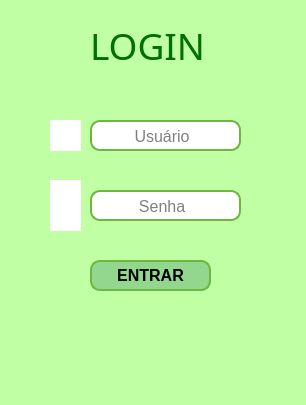
<?xml version="1.0" encoding="UTF-8"?>
<ui version="4.0">
 <class>MainWindow</class>
 <widget class="QMainWindow" name="MainWindow">
  <property name="geometry">
   <rect>
    <x>0</x>
    <y>0</y>
    <width>306</width>
    <height>405</height>
   </rect>
  </property>
  <property name="windowTitle">
   <string>MainWindow</string>
  </property>
  <property name="styleSheet">
   <string notr="true">background-color: rgb(192, 255, 164);</string>
  </property>
  <widget class="QWidget" name="centralwidget">
   <widget class="QLineEdit" name="login_Field">
    <property name="geometry">
     <rect>
      <x>90</x>
      <y>120</y>
      <width>151</width>
      <height>31</height>
     </rect>
    </property>
    <property name="font">
     <font>
      <family>Arial</family>
      <pointsize>12</pointsize>
     </font>
    </property>
    <property name="styleSheet">
     <string notr="true">background-color: rgb(255, 255, 255);
border: 2px solid  rgb(110, 182, 63);;
border-radius: 10px;
padding: 5px;</string>
    </property>
    <property name="placeholderText">
     <string>        Usuário</string>
    </property>
   </widget>
   <widget class="QLineEdit" name="password_Field">
    <property name="geometry">
     <rect>
      <x>90</x>
      <y>190</y>
      <width>151</width>
      <height>31</height>
     </rect>
    </property>
    <property name="font">
     <font>
      <family>Arial</family>
      <pointsize>12</pointsize>
     </font>
    </property>
    <property name="styleSheet">
     <string notr="true">background-color: rgb(255, 255, 255);
border: 2px solid  rgb(110, 182, 63);
border-radius: 10px;
padding: 5px;</string>
    </property>
    <property name="echoMode">
     <enum>QLineEdit::Password</enum>
    </property>
    <property name="placeholderText">
     <string>         Senha</string>
    </property>
   </widget>
   <widget class="QLabel" name="label_background">
    <property name="geometry">
     <rect>
      <x>40</x>
      <y>70</y>
      <width>221</width>
      <height>251</height>
     </rect>
    </property>
    <property name="styleSheet">
     <string notr="true">border: 2px solid #FFFFFF; /* Mesma borda dos LineEdits */
                border-radius: 20px; /* Mesmo arredondamento */
                padding: 5px; /* Mesmo padding */
                background-color: lightyellow; /* Opcional: Para diferenciar um pouco, pode remover *</string>
    </property>
    <property name="text">
     <string/>
    </property>
   </widget>
   <widget class="QLabel" name="login_Title">
    <property name="geometry">
     <rect>
      <x>90</x>
      <y>30</y>
      <width>161</width>
      <height>31</height>
     </rect>
    </property>
    <property name="font">
     <font>
      <family>Arial Rounded MT Bold</family>
      <pointsize>28</pointsize>
      <weight>50</weight>
      <bold>false</bold>
     </font>
    </property>
    <property name="styleSheet">
     <string notr="true">color: rgb(0, 113, 0)</string>
    </property>
    <property name="text">
     <string>LOGIN</string>
    </property>
   </widget>
   <widget class="QLabel" name="icon_login">
    <property name="geometry">
     <rect>
      <x>50</x>
      <y>120</y>
      <width>31</width>
      <height>31</height>
     </rect>
    </property>
    <property name="styleSheet">
     <string notr="true">background-color: rgb(255, 255, 255);
background-color: rgb(255, 255, 255);</string>
    </property>
    <property name="text">
     <string/>
    </property>
    <property name="pixmap">
     <pixmap>../assets/icon_login.svg</pixmap>
    </property>
   </widget>
   <widget class="QLabel" name="icon_password">
    <property name="geometry">
     <rect>
      <x>50</x>
      <y>180</y>
      <width>31</width>
      <height>51</height>
     </rect>
    </property>
    <property name="styleSheet">
     <string notr="true">background-color: rgb(255, 255, 255);</string>
    </property>
    <property name="text">
     <string/>
    </property>
    <property name="pixmap">
     <pixmap>../assets/icon_password.svg</pixmap>
    </property>
   </widget>
   <widget class="QLabel" name="label_IFPE">
    <property name="geometry">
     <rect>
      <x>50</x>
      <y>320</y>
      <width>201</width>
      <height>111</height>
     </rect>
    </property>
    <property name="text">
     <string/>
    </property>
    <property name="pixmap">
     <pixmap>../assets/logo_IFPE.png</pixmap>
    </property>
   </widget>
   <widget class="QPushButton" name="pushButton">
    <property name="geometry">
     <rect>
      <x>90</x>
      <y>260</y>
      <width>121</width>
      <height>31</height>
     </rect>
    </property>
    <property name="font">
     <font>
      <pointsize>12</pointsize>
      <weight>75</weight>
      <bold>true</bold>
     </font>
    </property>
    <property name="styleSheet">
     <string notr="true">background-color: rgb(147, 214, 142);
border: 2px solid  rgb(110, 182, 63);;
border-radius: 10px;
padding: 5px;</string>
    </property>
    <property name="text">
     <string>ENTRAR</string>
    </property>
   </widget>
   <zorder>label_background</zorder>
   <zorder>login_Field</zorder>
   <zorder>password_Field</zorder>
   <zorder>login_Title</zorder>
   <zorder>icon_login</zorder>
   <zorder>icon_password</zorder>
   <zorder>label_IFPE</zorder>
   <zorder>pushButton</zorder>
  </widget>
 </widget>
 <resources/>
 <connections/>
</ui>
